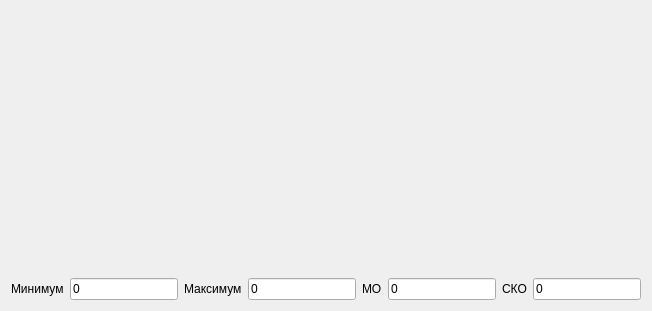
          <widget class="QWidget" name="tab_7">
           <attribute name="title">
            <string>Коэффициент формы</string>
           </attribute>
           <layout class="QGridLayout" name="gridLayout_15">
            <item row="0" column="0">
             <layout class="QVBoxLayout" name="verticalLayout_20">
              <item>
               <widget class="QCustomPlot" name="customplot_kf" native="true">
                <property name="minimumSize">
                 <size>
                  <width>601</width>
                  <height>261</height>
                 </size>
                </property>
               </widget>
              </item>
              <item>
               <layout class="QHBoxLayout" name="horizontalLayout_11">
                <item>
                 <widget class="QLabel" name="label_61">
                  <property name="text">
                   <string>Минимум</string>
                  </property>
                 </widget>
                </item>
                <item>
                 <widget class="QLineEdit" name="min_kf">
                  <property name="text">
                   <string>0</string>
                  </property>
                 </widget>
                </item>
                <item>
                 <widget class="QLabel" name="label_62">
                  <property name="text">
                   <string>Максимум</string>
                  </property>
                 </widget>
                </item>
                <item>
                 <widget class="QLineEdit" name="max_kf">
                  <property name="text">
                   <string>0</string>
                  </property>
                 </widget>
                </item>
                <item>
                 <widget class="QLabel" name="label_63">
                  <property name="text">
                   <string>МО</string>
                  </property>
                 </widget>
                </item>
                <item>
                 <widget class="QLineEdit" name="mid_kf">
                  <property name="text">
                   <string>0</string>
                  </property>
                 </widget>
                </item>
                <item>
                 <widget class="QLabel" name="label_64">
                  <property name="text">
                   <string>СКО</string>
                  </property>
                 </widget>
                </item>
                <item>
                 <widget class="QLineEdit" name="sko_kf">
                  <property name="text">
                   <string>0</string>
                  </property>
                 </widget>
                </item>
               </layout>
              </item>
             </layout>
            </item>
           </layout>
          </widget>
